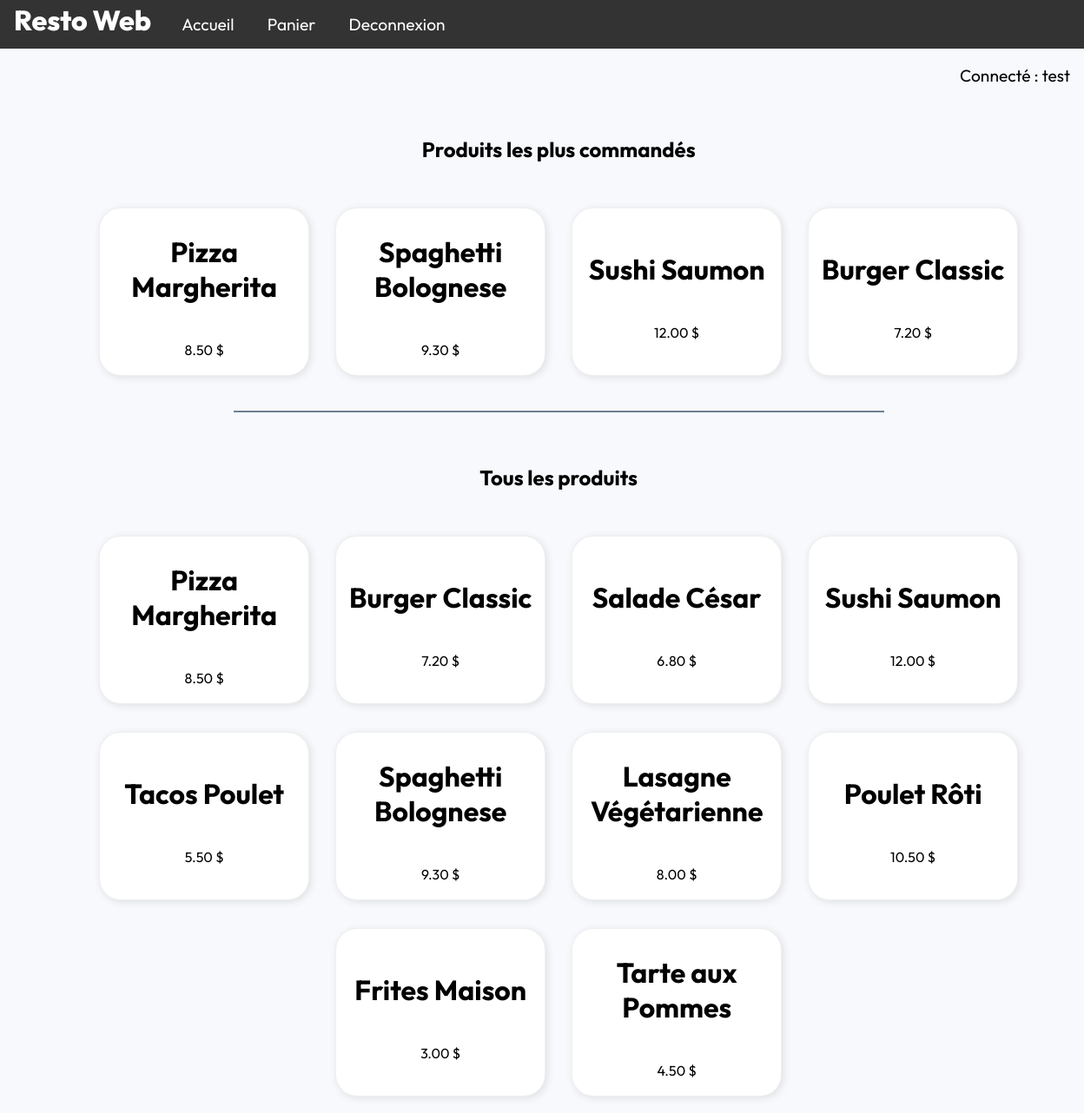
The app's page /index.php (signed in) with its own data.
### tables this page shows
CREATE TABLE Produit (
    idProduit INT AUTO_INCREMENT PRIMARY KEY,
    libProduit VARCHAR(50) NOT NULL,
    prixProHT DECIMAL(15,2) NOT NULL
);

### src/functions/get_popular_products.php (called while the page is built)
<?php
    function get_popular_products(){
        $dbh = connect_db();
        $sql = "SELECT lc.idProduit, p.libProduit, SUM(lc.qteLigne) AS total_commandes, p.prixProHT
                FROM ligneCommandes lc, Produit p
                WHERE lc.idProduit = p.idProduit
                GROUP BY lc.idProduit
                ORDER BY total_commandes DESC
                LIMIT 4;";
        try {
            $sth = $dbh->prepare($sql);
            $sth->execute();
            $popular_products = $sth->fetchAll(PDO::FETCH_ASSOC);
        } catch (PDOException $ex) {
            die("Erreur lors de la requête SQL : " . $ex->getMessage());
        }
        return $popular_products;
    }
?>

### src/functions/get_products.php (called while the page is built)
<?php
    function get_products(){
        $dbh = connect_db();
        $sql = "SELECT * FROM Produit";
        try {
            $sth = $dbh->prepare($sql);
            $sth->execute();
            $products = $sth->fetchAll(PDO::FETCH_ASSOC);
        } catch (PDOException $ex) {
            die("Erreur lors de la requête SQL : " . $ex->getMessage());
        }
        return $products;
    }
?>

### src/index.php (the view, shortened to what this page needs)
<?php
include "functions/get_products.php";
include "functions/get_popular_products.php";
$products = get_products();
$popular_products = get_popular_products();
?>
<!DOCTYPE html>
<html lang="fr">
<head>
    <link rel="stylesheet" href="app.css">
    <link rel="stylesheet" href="index.css">
</head>
<body>
    <?php
    include "components/navbar/navBar.php";
    ?>
    <div class="page">
        <?php
        echo "<h2>Produits les plus commandés</h2>";
            echo "<div class='product_list_container'>";
            foreach ($popular_products as $product) {
                echo "<a href='features/produit/produit.php?id=" . $product['idProduit'] . "' class='product_card_link'>";
                echo "<div class='product_card'>
                        <h2>" . $product['libProduit'] . "</h2>
                        <p>" . $product['prixProHT'] . " $</p>
                    </div>";
                echo "</a>";
            }
            echo "</div>";
        ?>
        <hr>
        <?php
            echo "<h2>Tous les produits</h2>";
                $p = 1;
                foreach ($products as $product) {
                    if($p > 1 && $p%4 == 1) {
                        echo "</div>";
                    }
                    if($p == 1 || $p%4 == 1) {
                        echo "<div class='product_list_container'>";
                    }
                    echo "<a href='features/produit/produit.php?id=" . $product['idProduit'] . "' class='product_card_link'>";
                    echo "<div class='product_card'>
                            <h2>" . $product['libProduit'] . "</h2>
                            <p>" . $product['prixProHT'] . " $</p>
                        </div>";
                    echo "</a>";
                    $p++;
                }
        ?>
    </div>
</body>
</html>

### src/app.css (style rules this page uses)
html { height: 100%; width: 100%; font-family: 'Outfit', sans-serif; }
body { width: 100%; height: 100%; margin: 0; padding: 0; background-color: #F7F9FC; }

### src/index.css (style rules this page uses)
.page { min-height: 100%; width: 100%; padding: 1.2rem; display: flex; flex-direction: column; align-items: center; gap:2rem; display: flex; justify-content: center; }
.product_list_container { width: 100%; display: flex; flex-direction: row; justify-content: center; gap: 30px; }
.product_card { width: 15rem; min-height: 12rem; display: flex; text-align: center; flex-direction: column; align-items: center; justify-content: center; border-style: solid; border-width: 0.1px; border-radius: 25px; border-color: rgba(128, 128, 128, 0.13); background-color: rgb(255, 255, 255); box-shadow: 2px 2px 10px 0 rgba(0, 0, 0, 0.1); transition: all 0.3s ease-in-out; }
.product_card h2 { font-size: 2rem; color: rgb(0, 0, 0); }
.product_card p { font-size: 1rem; color: rgb(0, 0, 0); }
hr { width: 60%; height: 2px; border: none; background-color: slategrey; }
.product_card_link { text-decoration: none; }
p { color: slategray; }

### records on screen
produit: libProduit "Pizza Margherita", prixProHT "8.50"
produit: libProduit "Burger Classic", prixProHT "7.20"
produit: libProduit "Salade César", prixProHT "6.80"
produit: libProduit "Sushi Saumon", prixProHT "12.00"
produit: libProduit "Tacos Poulet", prixProHT "5.50"
produit: libProduit "Spaghetti Bolognese", prixProHT "9.30"
produit: libProduit "Lasagne Végétarienne", prixProHT "8.00"
produit: libProduit "Poulet Rôti", prixProHT "10.50"
produit: libProduit "Frites Maison", prixProHT "3.00"
produit: libProduit "Tarte aux Pommes", prixProHT "4.50"

### other values on screen
$item["label"] "Accueil"
$item["label"] "Panier"
$item["label"] "Deconnexion"
$_SESSION['login'] "test"
$product['libProduit'] "Pizza Margherita"
$product['prixProHT'] "8.50"
$product['libProduit'] "Spaghetti Bolognese"
$product['prixProHT'] "9.30"
$product['libProduit'] "Sushi Saumon"
$product['prixProHT'] "12.00"
$product['libProduit'] "Burger Classic"
$product['prixProHT'] "7.20"
